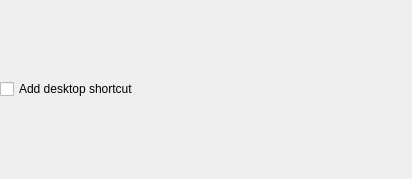
<?xml version="1.0" encoding="UTF-8"?>
<ui version="4.0">
 <class>DesktopShortcutCheckBoxForm</class>
 <widget class="QWidget" name="DesktopShortcutCheckBoxForm">
  <property name="geometry">
   <rect>
    <x>0</x>
    <y>0</y>
    <width>412</width>
    <height>179</height>
   </rect>
  </property>
  <layout class="QVBoxLayout" name="verticalLayout">
   <property name="margin">
    <number>0</number>
   </property>
   <item>
	<widget class="QCheckBox" name="desktopShortcutCheckBox">
     <property name="text">
      <string>Add desktop shortcut</string>
     </property>
     <property name="checked">
      <bool>false</bool>
     </property>
     <property name="tristate">
      <bool>false</bool>
     </property>
    </widget>
   </item>
  </layout>
 </widget>
 <resources/>
 <connections/>
</ui>
